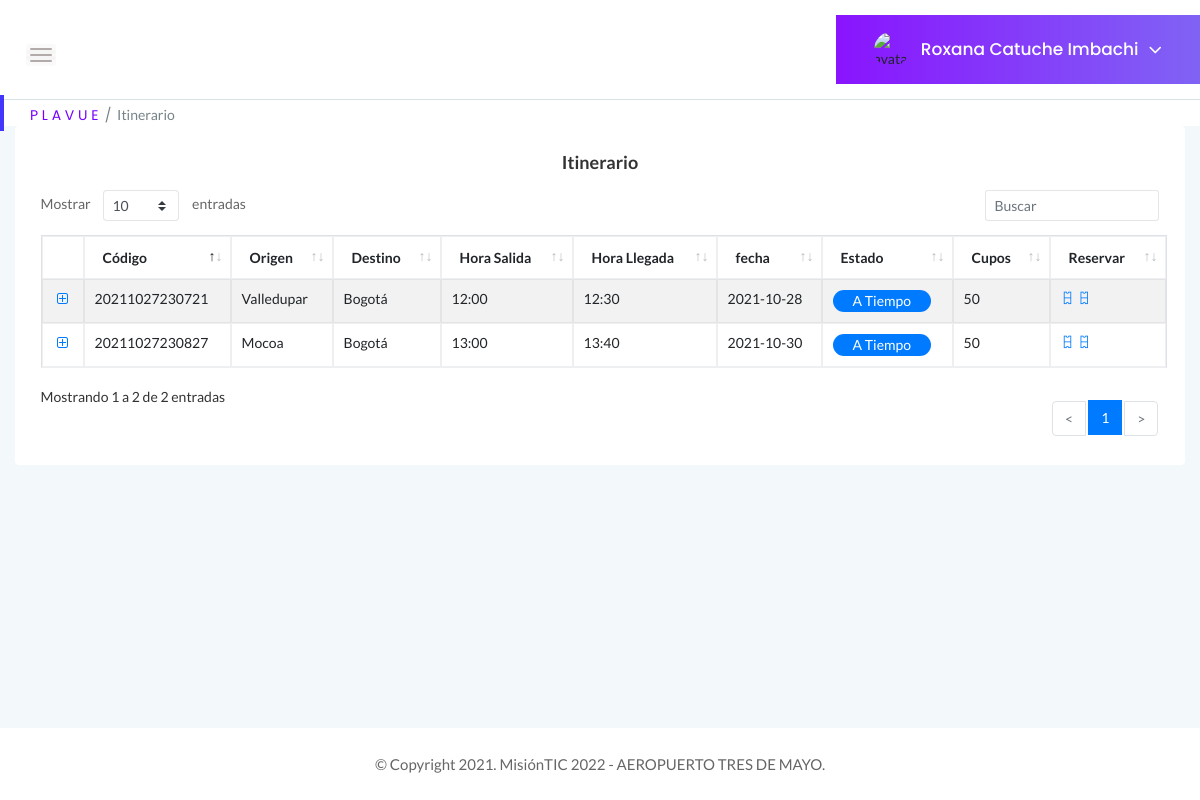
Page /itinerario (signed in) on the committed database.
### tables this page shows
CREATE TABLE Usuarios (Id_usuario BIGINT PRIMARY KEY, Documento BIGINT UNIQUE, tipoDocumento INTEGER REFERENCES tipo_documento (id_documento) ON DELETE RESTRICT ON UPDATE RESTRICT MATCH SIMPLE, contraseña VARCHAR NOT NULL, tipoPerfil INTEGER REFERENCES Perfil (Id_perfil) ON DELETE RESTRICT ON UPDATE RESTRICT, estadoUsuario INTEGER REFERENCES Estado (Id_estado) ON DELETE RESTRICT ON UPDATE RESTRICT, Nombre VARCHAR (100) NOT NULL, correo VARCHAR (100) UNIQUE NOT NULL, fechaNacimiento DATE, sexo INTEGER REFERENCES Genero (Id_genero) ON DELETE RESTRICT ON UPDATE RESTRICT, Celular BIGINT, nacionalidad INTEGER REFERENCES Nacionalidad (Id_pais) ON DELETE RESTRICT ON UPDATE RESTRICT, nombreContacto VARCHAR (100), numeroContacto BIGINT);

CREATE TABLE Vuelos (Id_vuelo INTEGER PRIMARY KEY UNIQUE, placa VARCHAR (20), aereolinea STRING, origen INTEGER, destino INTEGER, horaSalida TIME, horaLlegada TIME, fecha DATE, estado STRING, capacidad INT, reservas INTEGER, cupos INT, precio INT, piloto VARCHAR (100));

CREATE TABLE Ciudades (Id_ciudad INTEGER PRIMARY KEY, Ciudad VARCHAR (30));

### app.py (the view)
@app.route("/itinerario", methods=["GET", "POST"])
def itinerario_usuario():
    if "usuario" in session:
        if request.method =="GET":
            try:
                with sqlite3.connect("Plavue.db") as con:
                    con.row_factory = sqlite3.Row
                    cur = con.cursor()
                    cur.execute("SELECT * FROM Usuarios WHERE correo = ?", [session["usuario"]])
                    query = cur.fetchone()
                with sqlite3.connect("Plavue.db") as con:
                    con.row_factory = sqlite3.Row
                    cur = con.cursor()
                    cur.execute("SELECT * FROM Vuelos")
                    row = cur.fetchall()
                with sqlite3.connect("Plavue.db") as con4:
                    con4.row_factory = sqlite3.Row
                    cur = con4.cursor()
                    cur.execute("SELECT * FROM Ciudades")
                    query4 = cur.fetchall()
                    return render_template("itinerario-usuarioFinal.html", perfil = query, row = row, ciudad = query4)
            except Error:
                print(Error)
            return render_template('itinerariousuario.html')
    return render_template ("Login.html")

### templates/itinerario-usuarioFinal.html (shortened to what this page needs)
<!doctype html>
<html class="no-js" lang="en">
<head>
    <link rel="stylesheet" href="{{ url_for('static', filename='css/bootstrap.min.css') }}">
    <link rel="stylesheet" href="{{ url_for('static', filename='css/font-awesome.min.css')}}">
    <link rel="stylesheet" href="{{ url_for('static', filename='css/themify-icons.css')}}">
    <link rel="stylesheet" href="{{ url_for('static', filename='css/metisMenu.css')}}">
    <link rel="stylesheet" href="{{ url_for('static', filename='css/owl.carousel.min.css')}}">
    <link rel="stylesheet" href="{{ url_for('static', filename='css/slicknav.min.css')}}">
    <link rel="stylesheet" href="https://www.amcharts.com/lib/3/plugins/export/export.css" type="text/css" media="all" />
    <link rel="stylesheet" type="text/css" href="{{ url_for('static', filename='css/tables/jquery.dataTables.css')}}">
    <link rel="stylesheet" type="text/css" href="{{ url_for('static', filename='css/tables/dataTables.bootstrap4.min.css')}}">
    <link rel="stylesheet" type="text/css" href="{{ url_for('static', filename='css/tables/responsive.bootstrap.min.css')}}">
    <link rel="stylesheet" type="text/css" href="{{ url_for('static', filename='css/tables/responsive.jqueryui.min.css')}}">
    <link rel="stylesheet" href="{{ url_for('static', filename='css/typography.css')}}">
    <link rel="stylesheet" href="{{ url_for('static', filename='css/default-css.css')}}">
    <link rel="stylesheet" href="{{ url_for('static', filename='css/styles.css')}}">
    <link rel="stylesheet" href="{{ url_for('static', filename='css/responsive.css')}}">
    <link rel="stylesheet" href="{{ url_for('static', filename='js/vendor/select2.css')}}">
</head>
<body>
    <div class="page-container">
        <div class="main-content">
            <div class="header-area">
                <div class="row align-items-center">
                    <div class="col-md-6 col-sm-8 clearfix">
                        <div class="nav-btn pull-left">
                            <span></span>
                            <span></span>
                            <span></span>
                        </div>
                    </div>
                    <div class="col-sm-6 clearfix">
                        <div class="user-profile pull-right">
                            <img class="avatar user-thumb" src="static/images/icon/usuariofinal.jpg" alt="avatar">
                            <h4 class="user-name dropdown-toggle" data-toggle="dropdown">{{perfil[6]}}<i class="fa fa-angle-down"></i></h4>
                        </div>
                    </div>
                </div>
            </div>
            <div class="page-title-area">
                <div class="row align-items-center">
                    <div class="col-sm-12">
                        <div class="breadcrumbs-area clearfix">
                            <ul class="breadcrumbs pull-left">
                                <li><a href="../perfilusuario">P L A V U E</a></li>
                                <li><span>Itinerario</span></li>
                            </ul>
                        </div>
                    </div>
                </div>
            </div>
            <div class="main-content-inner">
                <div class="row">
                    <div class="col-12 mt-8">
                        <div class="card">
                            <div class="card-body">
                                <h4 class="header-title" align="center" >Itinerario</h4>
                                <section class="panel">
                                    <div class="panel-body">
                                        <table class="table table-bordered table-striped mb-none" id="datatable-itinerario">
                                            <thead>
                                                <tr>
                                                    <th>Código</th>
                                                    <th>Origen</th>
                                                    <th>Destino</th>
                                                    <th>Hora Salida</th>
                                                    <th>Hora Llegada</th>
                                                    <th>fecha</th>
                                                    <th>Estado</th>
                                                    <th>Cupos</th>
                                                    <th>Reservar</th>
                                                </tr>
                                            </thead>
                                            <tbody>
                                                {% for r in row %}
                                                    <tr>
                                                        <td> {{ r ["Id_vuelo"] }} </td>
                                                        <td>
                                                            {% for c in ciudad %}
                                                                {% if r["origen"] == c["Id_ciudad"] %}
                                                                    <span>{{c["Ciudad"]}}</span>
                                                                {% endif %}
                                                            {% endfor %}
                                                        </td>
                                                        <td>
                                                            {% for c in ciudad %}
                                                                {% if r["destino"] == c["Id_ciudad"] %}
                                                                    <span>{{c["Ciudad"]}}</span>
                                                                {% endif %}
                                                            {% endfor %}
                                                        </td>
                                                        <td> {{ r ["horaSalida"] }}  </td>
                                                        <td> {{ r ["horaLlegada"] }}  </td>
                                                        <td> {{ r ["fecha"] }}  </td>
                                                        <td>
                                                            {% if  r['estado'] == 'A tiempo' %}
                                                                <span class="status-p bg-primary">{{r['estado']}}</span>
                                                            {% endif %}
                                                        </td>
                                                        <td> {{ r ["cupos"] }}  </td>
                                                        <td>
                                                            {% for r in row %}
                                                            <a href="../reservausuario/{{r["Id_vuelo"]}}"><i class="ti-ticket"></i></a>
                                                            {% endfor %}
                                                        </td>
                                                    </tr>
                                                {% endfor %}
                                            </tbody>
                                        </table>
                                    </div>
                                </section>
                            </div>
                        </div>
                    </div>
                </div>
            </div>
        </div>
        <footer>
            <div class="footer-area">
                <p>© Copyright 2021. MisiónTIC 2022 - AEROPUERTO TRES DE MAYO.</p>
            </div>
        </footer>
    </div>
</body>
</html>

### rows in the picture
Usuarios: Nombre "Roxana Catuche Imbachi"
Vuelos: Id_vuelo "20211027230721", horaSalida "12:00", horaLlegada "12:30", fecha "2021-10-28", estado "A Tiempo", cupos "50"
Ciudades: Ciudad "Valledupar"
Ciudades: Ciudad "Bogotá"
Vuelos: Id_vuelo "20211027230827", horaSalida "13:00", horaLlegada "13:40", fecha "2021-10-30", estado "A Tiempo", cupos "50"
Ciudades: Ciudad "Mocoa"
